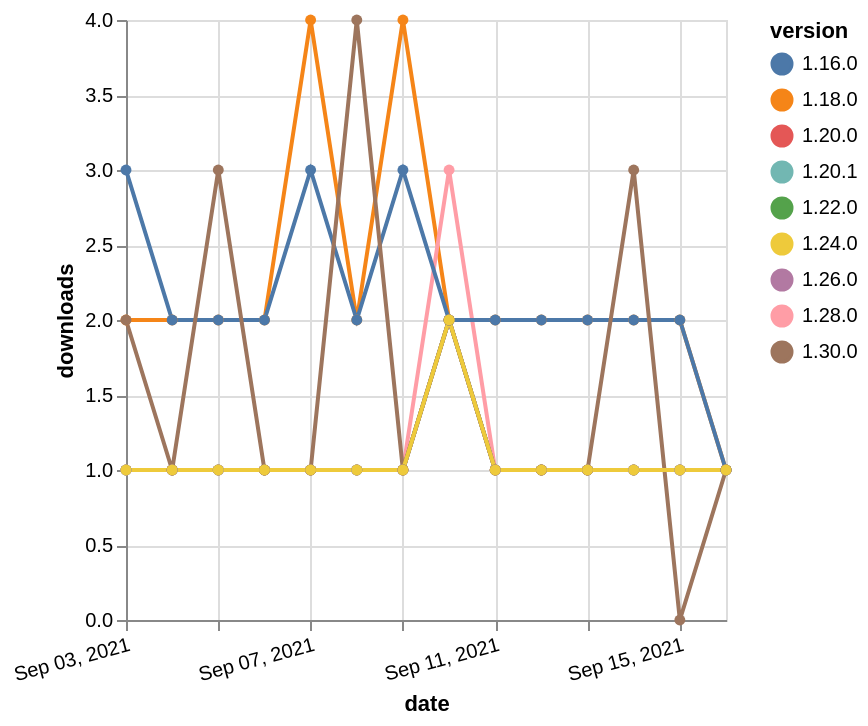

Express this chart as Vega-Lite.
### Vega-Lite specification from a JSON file in a GitHub repository (floating-point values rounded to 4 significant figures)
{"$schema": "https://vega.github.io/schema/vega-lite/v5.json", "description": "A simple bar chart with embedded data.", "data": {"values": [{"date": "2021-09-03", "total": 2475, "delta": 2, "version": "1.18.0"}, {"date": "2021-09-04", "total": 2477, "delta": 2, "version": "1.18.0"}, {"date": "2021-09-05", "total": 2479, "delta": 2, "version": "1.18.0"}, {"date": "2021-09-06", "total": 2481, "delta": 2, "version": "1.18.0"}, {"date": "2021-09-07", "total": 2485, "delta": 4, "version": "1.18.0"}, {"date": "2021-09-08", "total": 2487, "delta": 2, "version": "1.18.0"}, {"date": "2021-09-09", "total": 2491, "delta": 4, "version": "1.18.0"}, {"date": "2021-09-10", "total": 2493, "delta": 2, "version": "1.18.0"}, {"date": "2021-09-11", "total": 2495, "delta": 2, "version": "1.18.0"}, {"date": "2021-09-12", "total": 2497, "delta": 2, "version": "1.18.0"}, {"date": "2021-09-13", "total": 2499, "delta": 2, "version": "1.18.0"}, {"date": "2021-09-14", "total": 2501, "delta": 2, "version": "1.18.0"}, {"date": "2021-09-15", "total": 2503, "delta": 2, "version": "1.18.0"}, {"date": "2021-09-16", "total": 2504, "delta": 1, "version": "1.18.0"}, {"date": "2021-09-03", "total": 201, "delta": 1, "version": "1.22.0"}, {"date": "2021-09-04", "total": 202, "delta": 1, "version": "1.22.0"}, {"date": "2021-09-05", "total": 203, "delta": 1, "version": "1.22.0"}, {"date": "2021-09-06", "total": 204, "delta": 1, "version": "1.22.0"}, {"date": "2021-09-07", "total": 205, "delta": 1, "version": "1.22.0"}, {"date": "2021-09-08", "total": 206, "delta": 1, "version": "1.22.0"}, {"date": "2021-09-09", "total": 207, "delta": 1, "version": "1.22.0"}, {"date": "2021-09-10", "total": 209, "delta": 2, "version": "1.22.0"}, {"date": "2021-09-11", "total": 210, "delta": 1, "version": "1.22.0"}, {"date": "2021-09-12", "total": 211, "delta": 1, "version": "1.22.0"}, {"date": "2021-09-13", "total": 212, "delta": 1, "version": "1.22.0"}, {"date": "2021-09-14", "total": 213, "delta": 1, "version": "1.22.0"}, {"date": "2021-09-15", "total": 214, "delta": 1, "version": "1.22.0"}, {"date": "2021-09-16", "total": 215, "delta": 1, "version": "1.22.0"}, {"date": "2021-09-03", "total": 208, "delta": 1, "version": "1.28.0"}, {"date": "2021-09-04", "total": 209, "delta": 1, "version": "1.28.0"}, {"date": "2021-09-05", "total": 210, "delta": 1, "version": "1.28.0"}, {"date": "2021-09-06", "total": 211, "delta": 1, "version": "1.28.0"}, {"date": "2021-09-07", "total": 212, "delta": 1, "version": "1.28.0"}, {"date": "2021-09-08", "total": 213, "delta": 1, "version": "1.28.0"}, {"date": "2021-09-09", "total": 214, "delta": 1, "version": "1.28.0"}, {"date": "2021-09-10", "total": 217, "delta": 3, "version": "1.28.0"}, {"date": "2021-09-11", "total": 218, "delta": 1, "version": "1.28.0"}, {"date": "2021-09-12", "total": 219, "delta": 1, "version": "1.28.0"}, {"date": "2021-09-13", "total": 220, "delta": 1, "version": "1.28.0"}, {"date": "2021-09-14", "total": 221, "delta": 1, "version": "1.28.0"}, {"date": "2021-09-15", "total": 222, "delta": 1, "version": "1.28.0"}, {"date": "2021-09-16", "total": 223, "delta": 1, "version": "1.28.0"}, {"date": "2021-09-03", "total": 174, "delta": 1, "version": "1.26.0"}, {"date": "2021-09-04", "total": 175, "delta": 1, "version": "1.26.0"}, {"date": "2021-09-05", "total": 176, "delta": 1, "version": "1.26.0"}, {"date": "2021-09-06", "total": 177, "delta": 1, "version": "1.26.0"}, {"date": "2021-09-07", "total": 178, "delta": 1, "version": "1.26.0"}, {"date": "2021-09-08", "total": 179, "delta": 1, "version": "1.26.0"}, {"date": "2021-09-09", "total": 180, "delta": 1, "version": "1.26.0"}, {"date": "2021-09-10", "total": 182, "delta": 2, "version": "1.26.0"}, {"date": "2021-09-11", "total": 183, "delta": 1, "version": "1.26.0"}, {"date": "2021-09-12", "total": 184, "delta": 1, "version": "1.26.0"}, {"date": "2021-09-13", "total": 185, "delta": 1, "version": "1.26.0"}, {"date": "2021-09-14", "total": 186, "delta": 1, "version": "1.26.0"}, {"date": "2021-09-15", "total": 187, "delta": 1, "version": "1.26.0"}, {"date": "2021-09-16", "total": 188, "delta": 1, "version": "1.26.0"}, {"date": "2021-09-03", "total": 262, "delta": 1, "version": "1.20.0"}, {"date": "2021-09-04", "total": 263, "delta": 1, "version": "1.20.0"}, {"date": "2021-09-05", "total": 264, "delta": 1, "version": "1.20.0"}, {"date": "2021-09-06", "total": 265, "delta": 1, "version": "1.20.0"}, {"date": "2021-09-07", "total": 266, "delta": 1, "version": "1.20.0"}, {"date": "2021-09-08", "total": 267, "delta": 1, "version": "1.20.0"}, {"date": "2021-09-09", "total": 268, "delta": 1, "version": "1.20.0"}, {"date": "2021-09-10", "total": 270, "delta": 2, "version": "1.20.0"}, {"date": "2021-09-11", "total": 271, "delta": 1, "version": "1.20.0"}, {"date": "2021-09-12", "total": 272, "delta": 1, "version": "1.20.0"}, {"date": "2021-09-13", "total": 273, "delta": 1, "version": "1.20.0"}, {"date": "2021-09-14", "total": 274, "delta": 1, "version": "1.20.0"}, {"date": "2021-09-15", "total": 275, "delta": 1, "version": "1.20.0"}, {"date": "2021-09-16", "total": 276, "delta": 1, "version": "1.20.0"}, {"date": "2021-09-03", "total": 2339, "delta": 3, "version": "1.16.0"}, {"date": "2021-09-04", "total": 2341, "delta": 2, "version": "1.16.0"}, {"date": "2021-09-05", "total": 2343, "delta": 2, "version": "1.16.0"}, {"date": "2021-09-06", "total": 2345, "delta": 2, "version": "1.16.0"}, {"date": "2021-09-07", "total": 2348, "delta": 3, "version": "1.16.0"}, {"date": "2021-09-08", "total": 2350, "delta": 2, "version": "1.16.0"}, {"date": "2021-09-09", "total": 2353, "delta": 3, "version": "1.16.0"}, {"date": "2021-09-10", "total": 2355, "delta": 2, "version": "1.16.0"}, {"date": "2021-09-11", "total": 2357, "delta": 2, "version": "1.16.0"}, {"date": "2021-09-12", "total": 2359, "delta": 2, "version": "1.16.0"}, {"date": "2021-09-13", "total": 2361, "delta": 2, "version": "1.16.0"}, {"date": "2021-09-14", "total": 2363, "delta": 2, "version": "1.16.0"}, {"date": "2021-09-15", "total": 2365, "delta": 2, "version": "1.16.0"}, {"date": "2021-09-16", "total": 2366, "delta": 1, "version": "1.16.0"}, {"date": "2021-09-03", "total": 246, "delta": 1, "version": "1.20.1"}, {"date": "2021-09-04", "total": 247, "delta": 1, "version": "1.20.1"}, {"date": "2021-09-05", "total": 248, "delta": 1, "version": "1.20.1"}, {"date": "2021-09-06", "total": 249, "delta": 1, "version": "1.20.1"}, {"date": "2021-09-07", "total": 250, "delta": 1, "version": "1.20.1"}, {"date": "2021-09-08", "total": 251, "delta": 1, "version": "1.20.1"}, {"date": "2021-09-09", "total": 252, "delta": 1, "version": "1.20.1"}, {"date": "2021-09-10", "total": 254, "delta": 2, "version": "1.20.1"}, {"date": "2021-09-11", "total": 255, "delta": 1, "version": "1.20.1"}, {"date": "2021-09-12", "total": 256, "delta": 1, "version": "1.20.1"}, {"date": "2021-09-13", "total": 257, "delta": 1, "version": "1.20.1"}, {"date": "2021-09-14", "total": 258, "delta": 1, "version": "1.20.1"}, {"date": "2021-09-15", "total": 259, "delta": 1, "version": "1.20.1"}, {"date": "2021-09-16", "total": 260, "delta": 1, "version": "1.20.1"}, {"date": "2021-09-03", "total": 131, "delta": 2, "version": "1.30.0"}, {"date": "2021-09-04", "total": 132, "delta": 1, "version": "1.30.0"}, {"date": "2021-09-05", "total": 135, "delta": 3, "version": "1.30.0"}, {"date": "2021-09-06", "total": 136, "delta": 1, "version": "1.30.0"}, {"date": "2021-09-07", "total": 137, "delta": 1, "version": "1.30.0"}, {"date": "2021-09-08", "total": 141, "delta": 4, "version": "1.30.0"}, {"date": "2021-09-09", "total": 142, "delta": 1, "version": "1.30.0"}, {"date": "2021-09-10", "total": 144, "delta": 2, "version": "1.30.0"}, {"date": "2021-09-11", "total": 145, "delta": 1, "version": "1.30.0"}, {"date": "2021-09-12", "total": 146, "delta": 1, "version": "1.30.0"}, {"date": "2021-09-13", "total": 147, "delta": 1, "version": "1.30.0"}, {"date": "2021-09-14", "total": 150, "delta": 3, "version": "1.30.0"}, {"date": "2021-09-15", "total": 150, "delta": 0, "version": "1.30.0"}, {"date": "2021-09-16", "total": 151, "delta": 1, "version": "1.30.0"}, {"date": "2021-09-03", "total": 199, "delta": 1, "version": "1.24.0"}, {"date": "2021-09-04", "total": 200, "delta": 1, "version": "1.24.0"}, {"date": "2021-09-05", "total": 201, "delta": 1, "version": "1.24.0"}, {"date": "2021-09-06", "total": 202, "delta": 1, "version": "1.24.0"}, {"date": "2021-09-07", "total": 203, "delta": 1, "version": "1.24.0"}, {"date": "2021-09-08", "total": 204, "delta": 1, "version": "1.24.0"}, {"date": "2021-09-09", "total": 205, "delta": 1, "version": "1.24.0"}, {"date": "2021-09-10", "total": 207, "delta": 2, "version": "1.24.0"}, {"date": "2021-09-11", "total": 208, "delta": 1, "version": "1.24.0"}, {"date": "2021-09-12", "total": 209, "delta": 1, "version": "1.24.0"}, {"date": "2021-09-13", "total": 210, "delta": 1, "version": "1.24.0"}, {"date": "2021-09-14", "total": 211, "delta": 1, "version": "1.24.0"}, {"date": "2021-09-15", "total": 212, "delta": 1, "version": "1.24.0"}, {"date": "2021-09-16", "total": 213, "delta": 1, "version": "1.24.0"}]}, "width": "container", "mark": {"type": "line", "point": {"filled": true}}, "encoding": {"x": {"field": "date", "type": "temporal", "timeUnit": "yearmonthdate", "title": "date", "axis": {"labelAngle": -15}}, "y": {"field": "delta", "type": "quantitative", "title": "downloads"}, "color": {"field": "version", "type": "nominal"}, "tooltip": {"field": "delta"}}}
